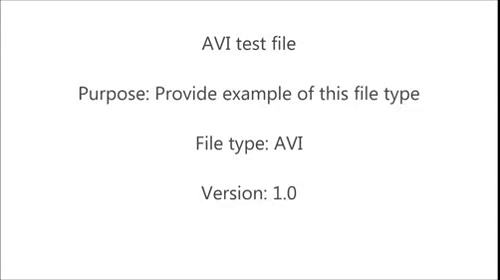
#> input picture frame 60 of contoh.mp4, 500 x 280 px
$ python Convert_Fix.py
#> lines starting #> are read from the running program, lines starting #| are printed output that depends on the picture
#Konversi Video.mp4 ke frame dengan dimensi 255x255


import cv2

def convert_video_to_frames(video_path, output_dir, frame_width, frame_height):
  """Konversi video ke frame dengan dimensi yang ditentukan.

  Args:
    video_path: Path ke video yang akan dikonversi.
    output_dir: Path ke direktori tempat frame akan disimpan.
    frame_width: Lebar dimensi frame.
    frame_height: Tinggi dimensi frame.

  Returns:
    None.
  """
#> called with video_path = 'D:\\LAPORAN TA\\Pemrograman/contoh.mp4', frame_width = 256, frame_height = 256

  # Buka video
  video = cv2.VideoCapture(video_path)

  # Cek apakah video dapat dibuka
  if not video.isOpened():
    raise FileNotFoundError("Video tidak dapat ditemukan.")

  # Dapatkan frame rate video
  frame_rate = video.get(cv2.CAP_PROP_FPS)

  # Looping untuk membaca setiap frame
  while True:
    # Baca frame
    ret, frame = video.read()
#> frame is the input picture: shape (280, 500, 3); min 0, max 255, mean 250.2

    # Jika frame tidak dapat dibaca, keluar dari looping
    if not ret:
      break

    # Ubah dimensi frame
    frame = cv2.resize(frame, (frame_width, frame_height))
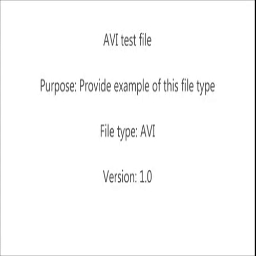
#> frame: shape (256, 256, 3); min 0, max 255, mean 250.1

    # Simpan frame
    filename = f"{output_dir}/frame_{int(video.get(cv2.CAP_PROP_POS_FRAMES))}.jpg"
    cv2.imwrite(filename, frame)

  # Tutup video
  video.release()

if __name__ == "__main__":
  # Input
  video_path = "D:\LAPORAN TA\Pemrograman/contoh.mp4"
  output_dir = "D:\LAPORAN TA\Pemrograman/hasil cobaan 256"
  frame_width = 256
  frame_height = 256

  # Konversi video
  convert_video_to_frames(video_path, output_dir, frame_width, frame_height)

  # Tampilkan pesan
  print("Konversi video berhasil.")

$ run again, starting later in the video
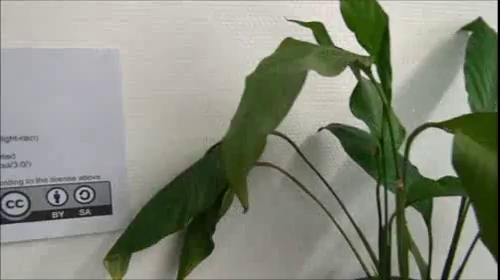
#> input picture frame 270 of contoh.mp4, 500 x 280 px
#> in convert_video_to_frames, frame is the input picture: shape (280, 500, 3); mean B, G, R 124.2, 138.4, 134.3
#> in convert_video_to_frames, `frame = cv2.resize(frame, (frame_width, frame_height))`:
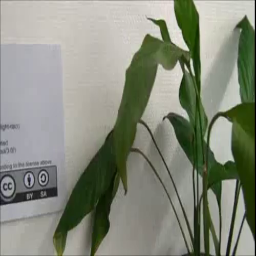
#> frame: shape (256, 256, 3); mean B, G, R 124.1, 138.3, 134.2

$ run again, starting later in the video
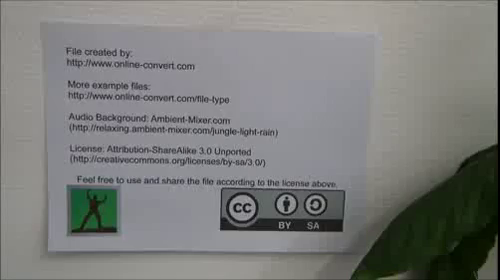
#> input picture frame 480 of contoh.mp4, 500 x 280 px
#> in convert_video_to_frames, frame is the input picture: shape (280, 500, 3); mean B, G, R 122.9, 124.8, 123.8
#> in convert_video_to_frames, `frame = cv2.resize(frame, (frame_width, frame_height))`:
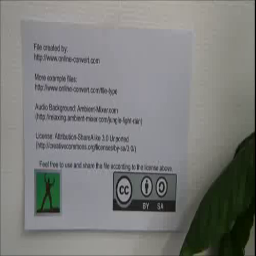
#> frame: shape (256, 256, 3); mean B, G, R 122.9, 124.7, 123.7
